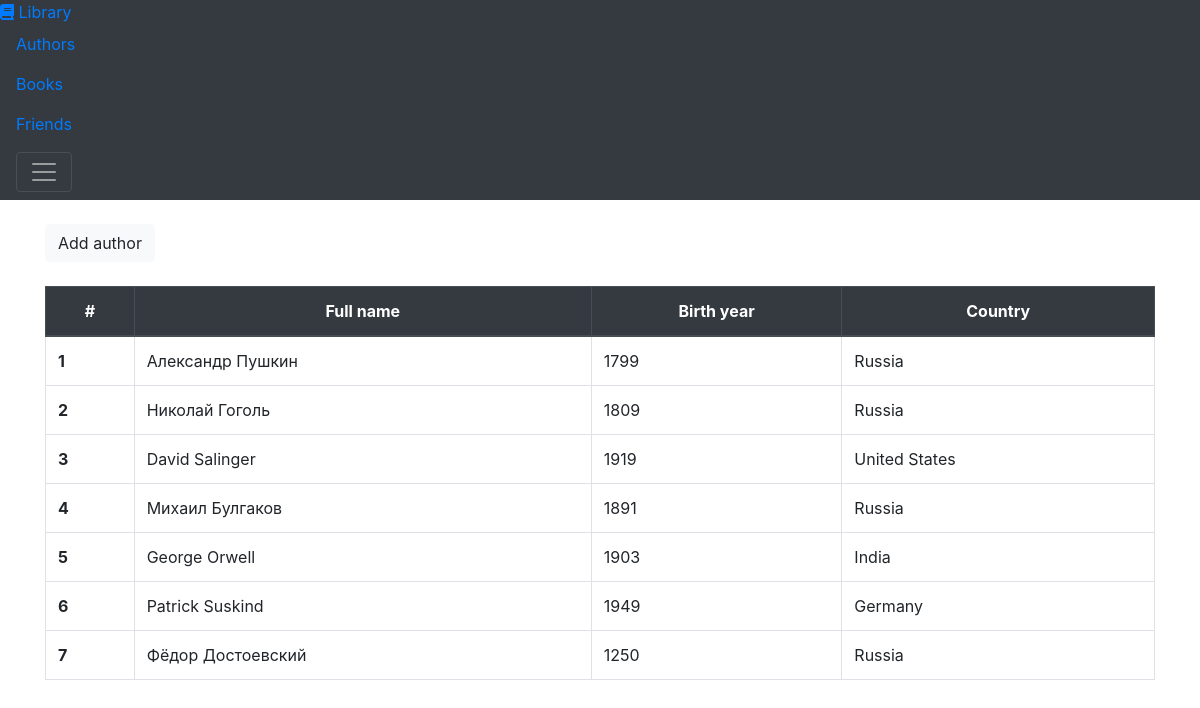
Page /author/ on the committed database.
### library/models.py (models this page shows, shortened)
class Author(models.Model):
    full_name = models.CharField(max_length=50)
    birth_year = models.SmallIntegerField()
    country = models.CharField(max_length=50, choices=COUNTRIES_AUTHOR)
    class Meta:
        verbose_name = 'Автор'
        verbose_name_plural = 'Авторы'

### library/views.py (the view)
class AuthorList(ObjectListMixin, ListView):
    model = Author
    template_name = 'author/author_list.html'

### library/utils.py (called while the page is built)
    def get_context_data(self, **kwargs):
        context = super().get_context_data(**kwargs)
        standart_data = {
            'title': self.model.__name__.lower() + 's',
            'model': self.model.__name__.lower()
        }
        context.update(standart_data)
        context.update(self.data)
        return context

### library/templates/author/author_list.html
{% extends 'table_display.html' %}
{% block tablehead %}
    <th scope="col">Full name</th>
    <th scope="col">Birth year</th>
    <th scope="col">Country</th>
{% endblock %}
{% block tablebody %}
    <td>{{ object.full_name }}</td>
    <td>{{ object.birth_year }}</td>
    <td>{{ object.country }}</td>
{% endblock %}

### library/templates/table_display.html (shortened to what this page needs)
{% extends 'index.html' %}
{% block content %}
{% with 'library:'|add:model|add:'_create' as form_url %}
    <a href="{% url form_url %}">
        <button class="btn btn-light mb-4">Add {{ model }}</button>
    </a>
{% endwith %}
<table class="table table-hover table-bordered">
    <thead class="thead-dark text-center">
        <tr>
            <th scope="col">#</th>
            {% block tablehead %}{% endblock %}
        </tr>
    </thead>
    <tbody>
        {% for object in object_list %}
            <tr>
                <th scope="row">{{ forloop.counter }}</th>
                {% block tablebody %}{% endblock %}
            </tr>
        {% endfor %}
    </tbody>
</table>
{% endblock %}

### library/templates/table_display.html (style rules this page uses)
.table thead th { vertical-align: middle; }

### rows in the picture
Author: full_name "Александр Пушкин", birth_year "1799", country "Russia"
Author: full_name "Николай Гоголь", birth_year "1809", country "Russia"
Author: full_name "David Salinger", birth_year "1919", country "United States"
Author: full_name "Михаил Булгаков", birth_year "1891", country "Russia"
Author: full_name "George Orwell", birth_year "1903", country "India"
Author: full_name "Patrick Suskind", birth_year "1949", country "Germany"
Author: full_name "Фёдор Достоевский", birth_year "1250", country "Russia"

### other values in the picture
{{ model }} "author"
